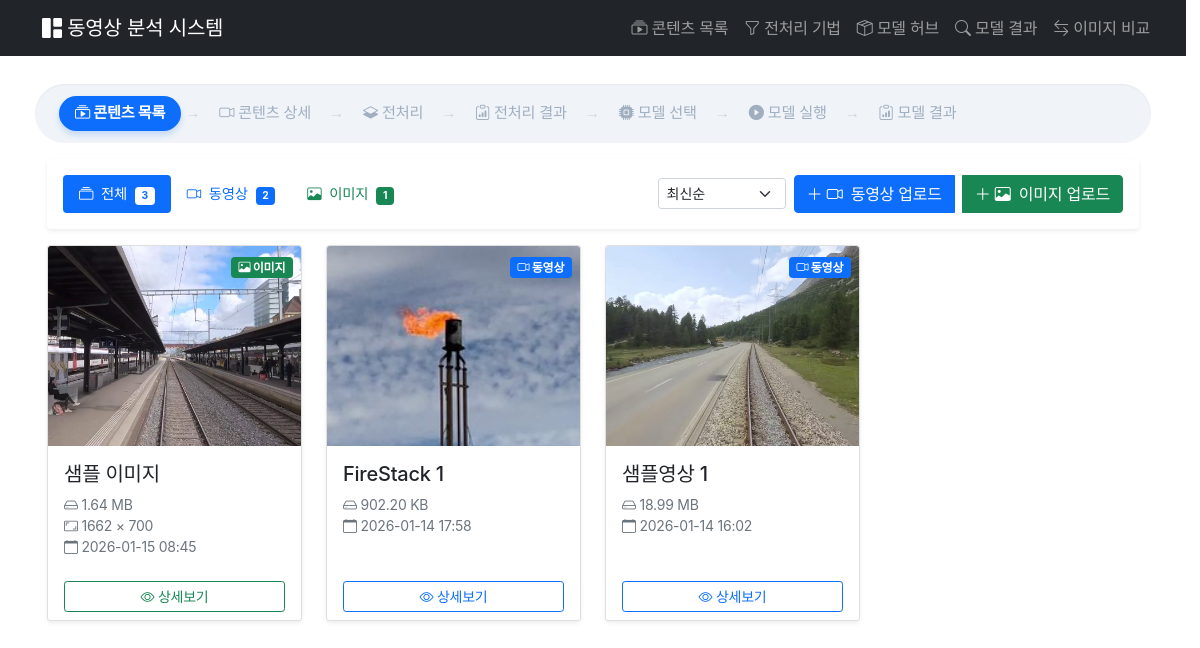
The app's page /contents/, older data.
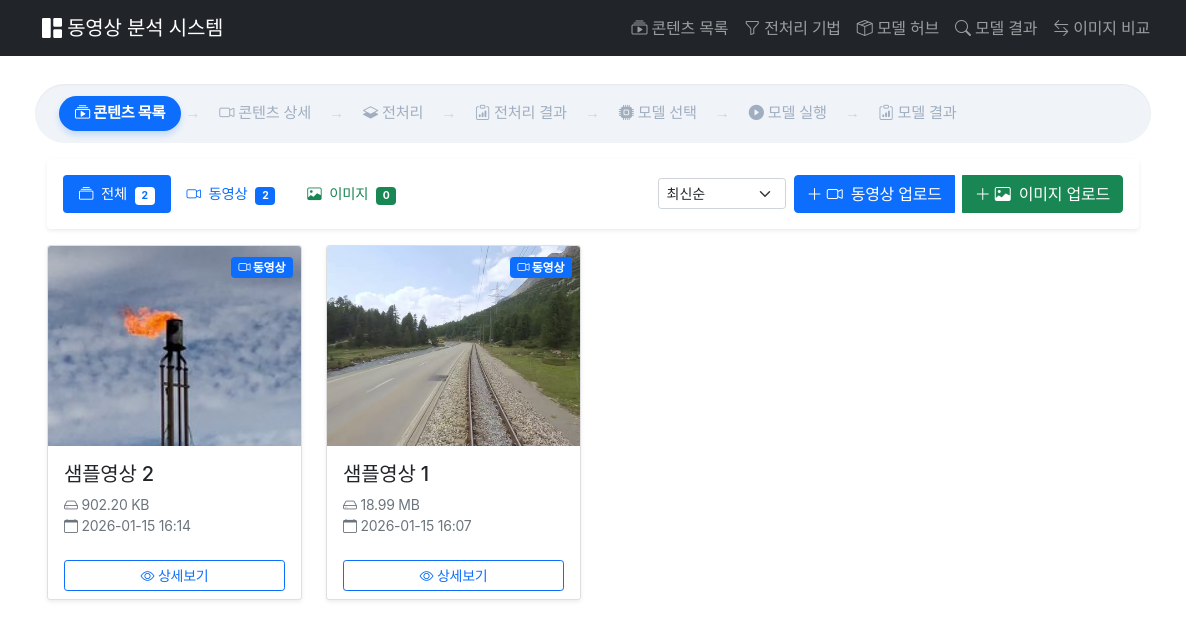
The same page, newer data.
### contents/models.py (models this page shows, shortened)
class Image(models.Model):
    title = models.CharField(max_length=200, verbose_name="제목")
    description = models.TextField(blank=True, verbose_name="설명")
    file = models.ImageField(upload_to=image_upload_path, verbose_name="이미지 파일")
    file_size = models.BigIntegerField(default=0, verbose_name="파일 크기")
    width = models.IntegerField(default=0, verbose_name="너비")
    height = models.IntegerField(default=0, verbose_name="높이")
    uploaded_at = models.DateTimeField(auto_now_add=True, verbose_name="업로드 시간")
    class Meta:
        verbose_name = "이미지"
        verbose_name_plural = "이미지들"
        ordering = ['-uploaded_at']
    def get_file_size_display(self):
        size = self.file_size
        for unit in ["B", "KB", "MB", "GB"]:
            if size < 1024.0:
                return f"{size:.2f} {unit}"
            size /= 1024.0
        return f"{size:.2f} TB"
    def get_resolution_display(self):
        if self.width and self.height:
            return f"{self.width} × {self.height}"
        return "-"

class Video(models.Model):
    title = models.CharField(max_length=200, verbose_name="제목")
    description = models.TextField(blank=True, verbose_name="설명")
    file = models.FileField(upload_to=video_upload_path, verbose_name="동영상 파일")
    thumbnail = models.ImageField(
        upload_to=thumbnail_upload_path, blank=True, null=True, verbose_name="썸네일"
    )
    file_size = models.BigIntegerField(default=0, verbose_name="파일 크기")
    uploaded_at = models.DateTimeField(auto_now_add=True, verbose_name="업로드 시간")
    class Meta:
        verbose_name = "동영상"
        verbose_name_plural = "동영상들"
        ordering = ["-uploaded_at"]
    def get_file_size_display(self):
        size = self.file_size
        for unit in ["B", "KB", "MB", "GB", "TB"]:
            if size < 1024.0:
                return f"{size:.2f} {unit}"
            size /= 1024.0
        return f"{size:.2f} PB"

### contents/views.py (the view)
# urls.py: path("", views.ContentListView.as_view(), name="content_list"),
class ContentListView(ListView):
    template_name = "contents/content_list.html"
    context_object_name = "content_items"
    paginate_by = 12
    def get_queryset(self):
        tab = self.request.GET.get("tab", "all")
        search = self.request.GET.get("search", "")
        sort = self.request.GET.get("sort", "newest")
        content_items = []
        if tab in ["all", "video"]:
            videos = Video.objects.all()
            if search:
                videos = videos.filter(title__icontains=search)
            for video in videos:
                content_items.append(
                    {
                        "type": "video",
                        "id": video.id,
                        "title": video.title,
                        "description": video.description,
                        "file": video.file,
                        "thumbnail": video.thumbnail,
                        "file_size": video.get_file_size_display(),
                        "uploaded_at": video.uploaded_at,
                        "obj": video,
                    }
                )
        if tab in ["all", "image"]:
            images = ImageModel.objects.all()
            if search:
                images = images.filter(title__icontains=search)
            for image in images:
                content_items.append(
                    {
                        "type": "image",
                        "id": image.id,
                        "title": image.title,
                        "description": image.description,
                        "file": image.file,
                        "thumbnail": image.file,
                        "file_size": image.get_file_size_display(),
                        "uploaded_at": image.uploaded_at,
                        "resolution": image.get_resolution_display(),
                        "obj": image,
                    }
                )
        if sort == "oldest":
            content_items.sort(key=lambda x: x["uploaded_at"])
        elif sort == "name_asc":
            content_items.sort(key=lambda x: x["title"].lower())
        elif sort == "name_desc":
            content_items.sort(key=lambda x: x["title"].lower(), reverse=True)
        else:  # newest (기본값)
            content_items.sort(key=lambda x: x["uploaded_at"], reverse=True)
        return content_items
    def get_context_data(self, **kwargs):
        context = super().get_context_data(**kwargs)
        context["tab"] = self.request.GET.get("tab", "all")
        context["search"] = self.request.GET.get("search", "")
        context["sort"] = self.request.GET.get("sort", "newest")
        context["video_count"] = Video.objects.count()
        context["image_count"] = ImageModel.objects.count()
        return context

### contents/templates/contents/content_list.html (shortened to what this page needs)
{% extends 'contents/base.html' %}
{% block breadcrumb %}
<nav aria-label="breadcrumb">
    <ol class="breadcrumb">
        <li class="custom-breadcrumb-item active">
            <a href="{% url 'content_list' %}">
                <i class="bi bi-collection-play"></i> 콘텐츠 목록
            </a>
        </li>
        <li class="custom-breadcrumb-item disabled">
            <span><i class="bi bi-camera-video"></i> 콘텐츠 상세</span>
        </li>
        <li class="custom-breadcrumb-item disabled">
            <span><i class="bi bi-layers-half"></i> 전처리</span>
        </li>
        <li class="custom-breadcrumb-item disabled">
            <span><i class="bi bi-clipboard-data"></i> 전처리 결과</span>
        </li>
        <li class="custom-breadcrumb-item disabled">
            <span><i class="bi bi-cpu-fill"></i> 모델 선택</span>
        </li>
        <li class="custom-breadcrumb-item disabled">
            <span><i class="bi bi-play-circle-fill"></i> 모델 실행</span>
        </li>
        <li class="custom-breadcrumb-item disabled">
            <span><i class="bi bi-clipboard-data"></i> 모델 결과</span>
        </li>
    </ol>
</nav>
{% endblock breadcrumb %}
{% block content %}
<div class="container-fluid">
    <div class="card mb-3 border-0 shadow-sm">
        <div class="card-body p-2 p-md-3">
            <div class="d-flex gap-2 align-items-center flex-wrap">
                <ul class="nav nav-pills flex-shrink-0">
                    <li class="nav-item">
                        <a class="nav-link py-1 py-md-2 px-2 px-md-3 {% if tab == 'all' %} active {% endif %}"
                        href = "?tab=all{% if search %}&search={{ search}}{% endif %}{% if sort %}&sort={{ sort }}{% endif %}" title="전체">
                            <i class="bi bi-collection"></i>
                            <span class="d-none d-lg-inline ms-1">전체</span>
                            <span class="badge {% if tab == 'all' %}bg-white text-primary{% else %}bg-secondary{% endif %} ms-1" style="font-size: 0.65rem;">{{ video_count|add:image_count }}</span>
                        </a>
                    </li>
                    <li class="nav-item">
                        <a class="nav-link py-1 py-md-2 px-2 px-md-3 {% if tab == 'video' %}active{% endif %}"
                        href="?tab=video{% if search %}&search={{ search }}{% endif %}{% if sort %}&sort={{ sort }}{% endif %}"
                        title="동영상">
                            <i class="bi bi-camera-video"></i>
                            <span class="d-none d-lg-inline ms-1">동영상</span>
                            <span class="badge {% if tab == 'video' %}bg-white text-primary{% else %}bg-primary{% endif %} ms-1" style="font-size: 0.65rem;">{{ video_count }}</span>
                        </a>
                    </li>
                    <li class="nav-item">
                        <a class="nav-link py-1 py-md-2 px-2 px-md-3 {% if tab == 'image' %}active{% endif %}"
                        href="?tab=image{% if search %}&search={{ search }}{% endif %}{% if sort %}&sort={{ sort }}{% endif %}"
                        title="이미지">
                            <i class="bi bi-image {% if tab == 'image' %}text-white{% else %}text-success{% endif %}"></i>
                            <span class="d-none d-lg-inline {% if tab == 'image' %} text-white{% else %}text-success{% endif %} ms-1">이미지</span>
                            <span class="badge {% if tab == 'image' %}bg-white text-primary{% else %}bg-success{% endif %} ms-1" style="font-size: 0.65rem;">{{ image_count }}</span>
                        </a>
                    </li>
                </ul>
                <div class="flex-shrink-0">
                    <select name="sort" class="form-select form-select-sm" onchange="location.href='?tab={{ tab }}{% if search %}&search={{ search }}{% endif %}&sort=' + this.value">
                        <option value="newest" {% if sort == 'newest' or not sort %}selected{% endif %}>최신순</option>
                    </select>
                </div>
                <div class="btn-group d-flex gap-2" role="group">
                    <a href="{% url 'upload_content' %}?type=video" class="btn btn-primary" title="동영상 업로드">
                        <i class="bi bi-plus-lg"></i>
                        <i class="bi bi-camera-video"></i>
                        <span class="d-none d-xl-inline ms-1">동영상 업로드</span>
                    </a>
                    <a href="{% url 'upload_content' %}?type=image" class="btn btn-success" title="이미지 업로드">
                        <i class="bi bi-plus-lg"></i>
                        <i class="bi bi-image"></i>
                        <span class="d-none d-xl-inline ms-1">이미지 업로드</span>
                    </a>
                </div>
            </div>
        </div>
    </div>
    {% if content_items %}
    <div class="row row-cols-1 row-cols-md-3 row-cols-lg-4 g-4">
        {% for item in content_items %}
        <div class="col">
            <div class="card h-100 shadow-sm hover-card">
                <div class="position-relative" style="height: 200px; overflow: hidden;">
                    {% if item.thumbnail %}
                        <img src="{{ item.thumbnail.url }}" class="card-img-top h-100 w-100"
                            style="object-fit: cover;" alt="{{ item.title }}">
                    {% endif %}
                    <span class="position-absolute top-0 end-0 m-2">
                        {% if item.type == 'video' %}
                            <span class="badge bg-primary">
                                <i class="bi bi-camera-video"></i> 동영상
                            </span>
                        {% else %}
                            <span class="badge bg-success">
                                <i class="bi bi-image"></i> 이미지
                            </span>
                        {% endif %}
                    </span>
                </div>
                <div class="card-body">
                    <h5 class="card-title text-truncate" title="{{ item.title }}">{{ item.title }}</h5>
                    <p class="card-text small text-muted">
                        <i class="bi bi-hdd"></i> {{ item.file_size }}
                        {% if item.type == 'image' and item.resolution %}
                            <br><i class="bi bi-aspect-ratio"></i> {{ item.resolution }}
                        {% endif %}
                        <br><i class="bi bi-calendar"></i> {{ item.uploaded_at|date:"Y-m-d H:i" }}
                    </p>
                </div>
                <div class="card-footer bg-white border-0">
                    <div class="d-grid gap-2">
                        {% if item.type == 'video' %}
                            <a href="{% url 'video_detail' item.id %}" class="btn btn-sm btn-outline-primary">
                                <i class="bi bi-eye"></i> 상세보기
                            </a>
                        {% else %}
                            <a href="{% url 'image_detail' item.id %}" class="btn btn-sm btn-outline-success">
                                <i class="bi bi-eye"></i> 상세보기
                            </a>
                        {% endif %}
                    </div>
                </div>
            </div>
        </div>
        {% endfor %}
    </div>
    {% endif %}
</div>
{% endblock %}

### contents/templates/contents/base.html (shortened to what this page needs)
<!DOCTYPE html>
<html lang="ko">
{% load static %}
<head>
    <link href="https://cdn.jsdelivr.net/npm/bootstrap@5.1.3/dist/css/bootstrap.min.css" rel="stylesheet">
    <link rel="stylesheet" href="https://cdn.jsdelivr.net/npm/bootstrap-icons@1.10.0/font/bootstrap-icons.css">
</head>
<body>
    <nav class="navbar navbar-expand-lg navbar-dark bg-dark fixed-top">
        <div class="container">
            <a class="navbar-brand" href="{% url 'content_list' %}">
                <i class="bi bi-grid-1x2-fill"></i> 동영상 분석 시스템
            </a>
            <div class="collapse navbar-collapse" id="navbarNav">
                <ul class="navbar-nav ms-auto">
                    <li class="nav-item">
                        <a class="nav-link" href="{% url 'content_list' %}">
                            <i class="bi bi-collection-play"></i> 콘텐츠 목록
                        </a>
                    </li>
                    <li class="nav-item">
                        <a class="nav-link" href="{% url 'prephub:method_list' %}">
                            <i class="bi bi-funnel"></i> 전처리 기법
                        </a>
                    </li>
                    <li class="nav-item">
                        <a class="nav-link" href="{% url 'modelhub:model_list' %}">
                            <i class="bi bi-box-seam"></i> 모델 허브
                        </a>
                    </li>
                    <li class="nav-item">
                        <a class="nav-link" href="{% url 'vision_engine:application_list' %}">
                            <i class="bi bi-search"></i> 모델 결과
                        </a>
                    </li>
                    <li class="nav-item">
                        <a class="nav-link" href="{% url 'image_compare:comparison_list' %}">
                            <i class="bi bi-arrow-left-right"></i> 이미지 비교
                        </a>
                    </li>
                </ul>
            </div>
        </div>
    </nav>
    <div class="container mt-4">
        {% block breadcrumb %}{% endblock breadcrumb %}
        {% block content %}
        {% endblock %}
        <div style="height: 50px;"></div>
    </div>
</body>
</html>

### contents/templates/contents/base.html (style rules this page uses)
html { overflow-y: scroll; scrollbar-gutter: stable; background-color: #ffffff; }
body { padding-top: 60px; font-family: 'Pretendard Variable', Pretendard, -apple-system, sans-serif !important; letter-spacing: -0.015rem; }
.navbar.fixed-top { padding-right: 0 !important; }
.breadcrumb { background-color: #f0f4f8; padding: 0.75rem 1.5rem; border-radius: 50px; box-shadow: inset 0 1px 2px rgba(0, 0, 0, 0.05); display: flex; align-items: center; gap: 5px; }
.custom-breadcrumb-item { display: inline-flex; align-items: center; font-size: 0.95rem; }
.custom-breadcrumb-item.active a { color: #ffffff !important; background-color: #0d6efd; font-weight: 700; padding: 6px 16px; border-radius: 20px; box-shadow: 0 4px 6px rgba(13, 110, 253, 0.2); text-decoration: none; }
.custom-breadcrumb-item.disabled span { color: #a0aec0; padding: 6px 14px; }
.custom-breadcrumb-item:not(:last-child)::after { content: '→'; font-family: serif; margin-left: 4px; color: #cbd5e0; font-weight: normal; }
.nav-pills .nav-link { font-size: 0.85rem; white-space: nowrap; }
@media (min-width: 992px) { .nav-pills .nav-link { font-size: 0.9rem; } }

### contents/templates/contents/content_list.html (style rules this page uses)
.hover-card { transition: transform 0.2s, box-shadow 0.2s; }

Row changes from the older to the newer data that the page shows:
removed Image: shows a picture, shows "이미지", title "샘플 이미지", file_size "1.64 MB", resolution "1662 × 700", uploaded_at "2026-01-15 08:45", shows "상세보기"
removed Video: shows a picture, shows "동영상", title "FireStack 1", file_size "902.20 KB", uploaded_at "2026-01-14 17:58", shows "상세보기"
added Video: shows a picture, shows "동영상", title "샘플영상 2", file_size "902.20 KB", uploaded_at "2026-01-15 16:14", shows "상세보기"
changed Video "샘플영상 1": uploaded_at "2026-01-14 16:02" → "2026-01-15 16:07"
Text that changed along with them:
{{ video_count|add:image_count }}: "3" → "2"
{{ image_count }}: "1" → "0"
